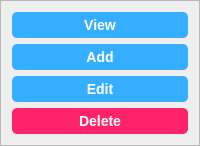
             <widget class="QFrame" name="F_Workers_MenuItems">
              <property name="frameShape">
               <enum>QFrame::StyledPanel</enum>
              </property>
              <property name="frameShadow">
               <enum>QFrame::Raised</enum>
              </property>
              <layout class="QVBoxLayout" name="verticalLayout_12">
               <item>
                <widget class="QPushButton" name="PB_Workers_View">
                 <property name="styleSheet">
                  <string notr="true">#PB_Workers_View{
background-color: rgb(53, 174, 255);
	font-family: &quot;Arial&quot;;
    font-size: 14px;
    font-weight: bold;
    color: white;
border-radius: 5px;
 padding: 5px;
}

#PB_Workers_View:hover {
    background-color: rgb(255, 7, 40); 
}
</string>
                 </property>
                 <property name="text">
                  <string>View</string>
                 </property>
                </widget>
               </item>
               <item>
                <widget class="QPushButton" name="PB_Workers_Add">
                 <property name="styleSheet">
                  <string notr="true">#PB_Workers_Add{
background-color: rgb(53, 174, 255);
    font-family: &quot;Arial&quot;;
    font-size: 14px;
    font-weight: bold;
    color: white;
border-radius: 5px;
 padding: 5px;

}

#PB_Workers_Add:hover {
  background-color: rgb(28, 89, 255); 
}</string>
                 </property>
                 <property name="text">
                  <string>Add</string>
                 </property>
                </widget>
               </item>
               <item>
                <widget class="QPushButton" name="PB_Workers_Edit">
                 <property name="styleSheet">
                  <string notr="true">#PB_Workers_Edit{
background-color: rgb(53, 174, 255);
    font-family: &quot;Arial&quot;;
    font-size: 14px;
    font-weight: bold;
    color: white;
border-radius: 5px;
 padding: 5px;

}

#PB_Workers_Edit:hover {
  background-color: rgb(28, 89, 255); 
}</string>
                 </property>
                 <property name="text">
                  <string>Edit</string>
                 </property>
                </widget>
               </item>
               <item>
                <widget class="QPushButton" name="PB_Workers_Delete">
                 <property name="styleSheet">
                  <string notr="true">#PB_Workers_Delete{
background-color: rgb(255, 35, 105);
	font-family: &quot;Arial&quot;;
    font-size: 14px;
    font-weight: bold;
    color: white;
border-radius: 5px;
 padding: 5px;
}

#PB_Workers_Delete:hover {
    background-color: rgb(255, 7, 40); 
}</string>
                 </property>
                 <property name="text">
                  <string>Delete</string>
                 </property>
                </widget>
               </item>
              </layout>
             </widget>
